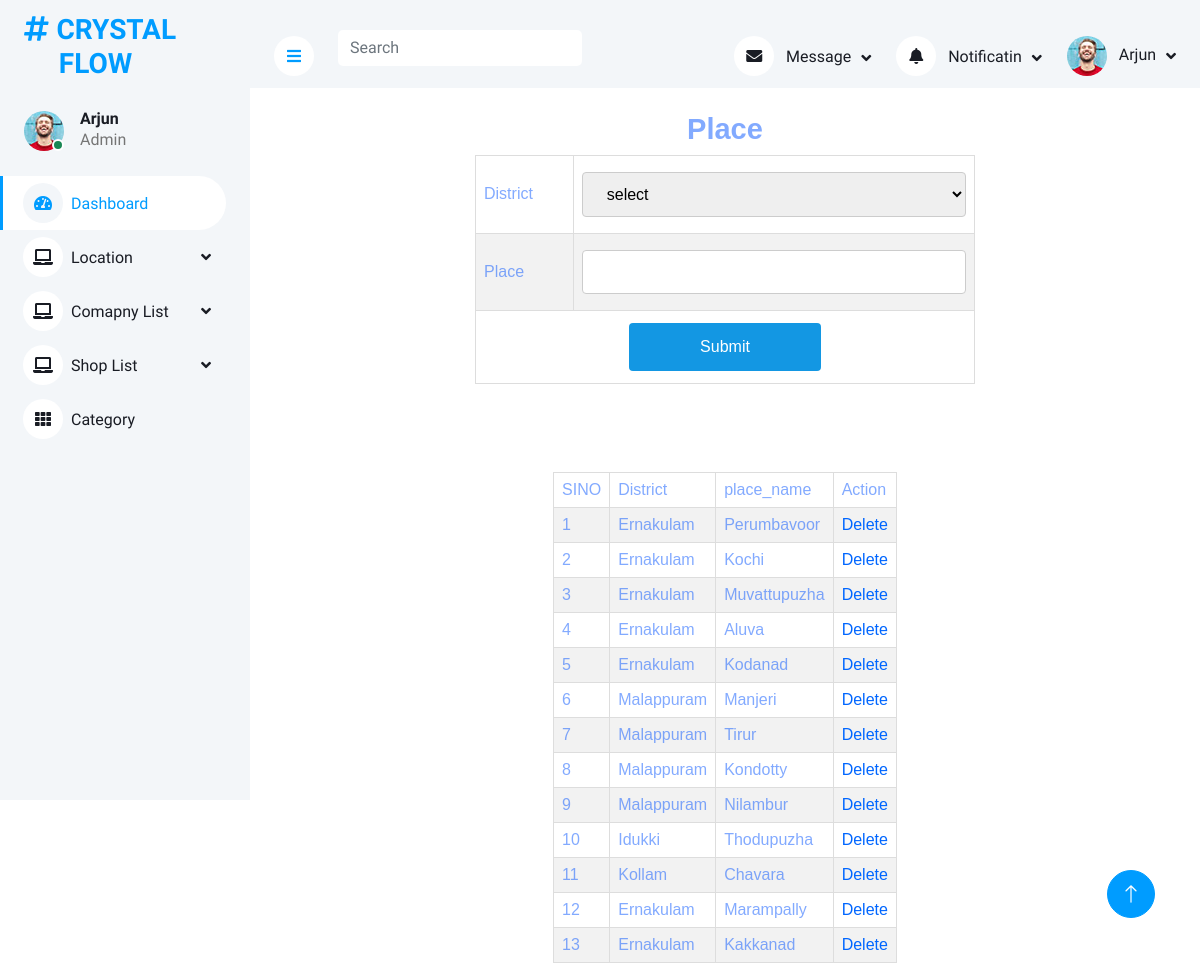
Page /Project/Admin/place.php on the committed database.
### tables this page shows
CREATE TABLE `tbl_place` (
  `place_id` int(30) NOT NULL,
  `place_name` varchar(30) NOT NULL,
  `district_id` int(30) NOT NULL
);

CREATE TABLE `tbl_district` (
  `district_id` int(11) NOT NULL,
  `district_name` varchar(30) NOT NULL
);

### Project/Admin/place.php (the view, shortened to what this page needs)
<!DOCTYPE html PUBLIC "-//W3C//DTD XHTML 1.0 Transitional//EN" "http://www.w3.org/TR/xhtml1/DTD/xhtml1-transitional.dtd">
<html xmlns="http://www.w3.org/1999/xhtml">
<head>
</head>
<?php
include("Head.php");
?>
<body>
<H2 style="color: #0051ff7d;font-weight: 700;font-size: 29px;" >Place</H2>
<form id="form1" name="form1" method="post" action="">
  <table width="500" >
    <tr>
      <td>District</td>
      <td>
        <select name="sel_district" id="sel_id">
        <option >select</option>
        </select>
        </td>
    </tr>
    <tr>
      <td>Place</td>
      <td><label for="txt_id"></label>
      <input type="text" name="txt_place" id="txt_id" cols="45" rows="5" required></td>
    </tr>
    <tr>
      <td colspan="2"><div align="center">
        <input type="submit" name="btn_submit" id="btn_submit" value="Submit" />
      </div></td>
    </tr>
  </table>
</form>
<br><br>
<br>
<?php
$i=0;
$selqry="select * from tbl_place p inner join tbl_district d on d.district_id=p.district_id";
$result=$Conn->query($selqry);
if($result->num_rows>0)
{
?>
<table>
<tr>
<td>SINO </td>
<td>District</td>
<td>place_name</td>
<td>Action</td>
</tr>
<?php
while($row=$result->fetch_assoc())
{
	$i++;
?>
<tr>
<td><?php echo $i?></td>
<td><?php echo $row['district_name'] ?></td>
<td><?php echo $row['place_name']?></td>
<td><a href="place.php?did=<?Php echo $row['place_id'] ?>">Delete</a></td>
</tr>
<?php
}
?>
</table>
<?php
}
?>
</body>
<?php
include("Foot.php");
?>
</html>

### Project/Assets/Template/Admin/css/style.css (style rules this page uses)
:root { --primary: #009CFF; --light: #F3F6F9; --dark: #191C24; }

### Project/Assets/Template/form.css (style rules this page uses)
#tab td, #tab th { border: 1px solid #ddd; padding: 8px; color: #0051ff7d; }
#tab a { color:#06F; }
#tab tr:nth-child(even) { background-color: #f2f2f2; }
input[type=text],[type=password],[type=email],[type=date], select { width: 100%; padding: 12px 20px; margin: 8px 0; display: inline-block; border: 1px solid #ccc; border-radius: 4px; box-sizing: border-box; }
input[type=submit] { width: 40%; background-color: rgb(19, 151, 227); color: white; padding: 15px; margin: 4px 0; border: none; border-radius: 4px; cursor: pointer; }

### rows in the picture
tbl_place: district.district_name "Ernakulam", place_name "Perumbavoor"
tbl_place: district.district_name "Ernakulam", place_name "Kochi"
tbl_place: district.district_name "Ernakulam", place_name "Muvattupuzha"
tbl_place: district.district_name "Ernakulam", place_name "Aluva"
tbl_place: district.district_name "Ernakulam", place_name "Kodanad"
tbl_place: district.district_name "Malappuram", place_name "Manjeri"
tbl_place: district.district_name "Malappuram", place_name "Tirur"
tbl_place: district.district_name "Malappuram", place_name "Kondotty"
tbl_place: district.district_name "Malappuram", place_name "Nilambur"
tbl_place: district.district_name "Idukki", place_name "Thodupuzha"
tbl_place: district.district_name "Kollam", place_name "Chavara"
tbl_place: district.district_name "Ernakulam", place_name "Marampally"
tbl_place: district.district_name "Ernakulam", place_name "Kakkanad"
